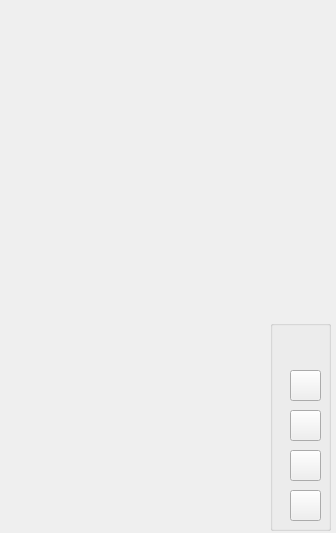
<?xml version="1.0" encoding="UTF-8"?>
<ui version="4.0">
 <class>HOS_ScriptClass</class>
 <widget class="QMainWindow" name="HOS_ScriptClass">
  <property name="geometry">
   <rect>
    <x>0</x>
    <y>0</y>
    <width>336</width>
    <height>533</height>
   </rect>
  </property>
  <property name="windowTitle">
   <string>HOS_Script</string>
  </property>
  <widget class="QWidget" name="centralWidget">
   <widget class="QWidget" name="widget" native="true">
    <property name="geometry">
     <rect>
      <x>0</x>
      <y>0</y>
      <width>341</width>
      <height>531</height>
     </rect>
    </property>
    <widget class="QGroupBox" name="groupBox">
     <property name="geometry">
      <rect>
       <x>270</x>
       <y>320</y>
       <width>61</width>
       <height>211</height>
      </rect>
     </property>
     <property name="title">
      <string/>
     </property>
     <widget class="QPushButton" name="btnMinimized">
      <property name="geometry">
       <rect>
        <x>20</x>
        <y>170</y>
        <width>31</width>
        <height>31</height>
       </rect>
      </property>
      <property name="text">
       <string/>
      </property>
      <property name="icon">
       <iconset resource="HOS_Script.qrc">
        <normaloff>:/HOS_Script/Resources/70BasicIcons-all-06.png</normaloff>:/HOS_Script/Resources/70BasicIcons-all-06.png</iconset>
      </property>
     </widget>
     <widget class="QPushButton" name="btnInformation">
      <property name="geometry">
       <rect>
        <x>20</x>
        <y>130</y>
        <width>31</width>
        <height>31</height>
       </rect>
      </property>
      <property name="text">
       <string/>
      </property>
      <property name="icon">
       <iconset resource="HOS_Script.qrc">
        <normaloff>:/HOS_Script/Resources/information.png</normaloff>:/HOS_Script/Resources/information.png</iconset>
      </property>
      <property name="iconSize">
       <size>
        <width>20</width>
        <height>20</height>
       </size>
      </property>
     </widget>
     <widget class="QPushButton" name="btnManual">
      <property name="geometry">
       <rect>
        <x>20</x>
        <y>90</y>
        <width>31</width>
        <height>31</height>
       </rect>
      </property>
      <property name="toolTip">
       <string>是否开启手动模式</string>
      </property>
      <property name="text">
       <string/>
      </property>
      <property name="icon">
       <iconset resource="HOS_Script.qrc">
        <normaloff>:/HOS_Script/Resources/manual.png</normaloff>:/HOS_Script/Resources/manual.png</iconset>
      </property>
      <property name="iconSize">
       <size>
        <width>25</width>
        <height>25</height>
       </size>
      </property>
      <property name="checkable">
       <bool>true</bool>
      </property>
      <property name="checked">
       <bool>false</bool>
      </property>
     </widget>
     <widget class="QPushButton" name="btnFastPattern">
      <property name="geometry">
       <rect>
        <x>20</x>
        <y>50</y>
        <width>31</width>
        <height>31</height>
       </rect>
      </property>
      <property name="minimumSize">
       <size>
        <width>0</width>
        <height>0</height>
       </size>
      </property>
      <property name="toolTip">
       <string>游戏模式，默认为天命乱斗</string>
      </property>
      <property name="text">
       <string/>
      </property>
      <property name="icon">
       <iconset resource="HOS_Script.qrc">
        <normaloff>:/HOS_Script/Resources/fast.png</normaloff>:/HOS_Script/Resources/fast.png</iconset>
      </property>
      <property name="iconSize">
       <size>
        <width>31</width>
        <height>31</height>
       </size>
      </property>
      <property name="checkable">
       <bool>true</bool>
      </property>
     </widget>
    </widget>
   </widget>
  </widget>
  <action name="actionExit">
   <property name="text">
    <string>退出</string>
   </property>
   <property name="toolTip">
    <string>Exit</string>
   </property>
  </action>
  <action name="actionAuthor">
   <property name="enabled">
    <bool>false</bool>
   </property>
   <property name="text">
    <string>By Karcyril</string>
   </property>
  </action>
 </widget>
 <layoutdefault spacing="6" margin="11"/>
 <resources>
  <include location="HOS_Script.qrc"/>
 </resources>
 <connections/>
</ui>
